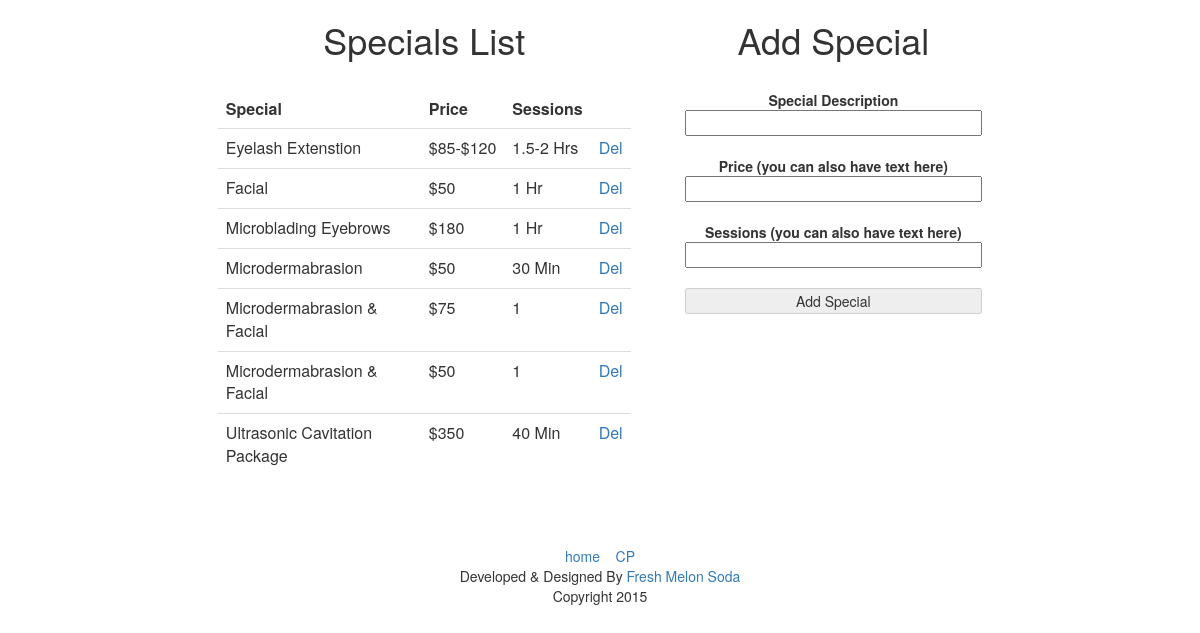
The app's page /admin/specials.php (signed in) with its own data.
### tables this page shows
CREATE TABLE `special` (
  `special` varchar(500) NOT NULL
);

CREATE TABLE `specialprice` (
  `special` varchar(500) DEFAULT NULL,
  `price` varchar(1000) DEFAULT NULL,
  `sessions` varchar(1000) DEFAULT NULL
);

### admin/specials.php (the view, shortened to what this page needs)
<?php session_start();
	if (isset($_SESSION['name']) && !empty($_SESSION['password'])) {
?>
<!DOCTYPE html PUBLIC "-//W3C//DTD XHTML 1.0 Transitional//EN" "http://www.w3.org/TR/xhtml1/DTD/xhtml1-transitional.dtd">
<html xmlns="http://www.w3.org/1999/xhtml">
<head>
<link href="../src/custom/css/common.css" rel="stylesheet" type="text/css" media="all">
    <link rel="stylesheet" type="text/css" href="../src/library/bootstrap/css/bootstrap.min.css"/>
    <link rel="stylesheet" type="text/css" href="../src/library/bootstrap/css/bootstrap-theme.css"/>
</head>
<body>
	<div id="main" style="text-align:center; width:80%; ">
           <div id="left_col">
                <h1>Specials List</h1><br/>
                <?php
                    $conn2 = connectdb();
                    $query2 = "select S.special AS description, SP.price, SP.sessions
								from special S INNER JOIN specialprice SP
								ON S.special = SP.special
								ORDER BY S.special";
                    $result2 = mysqli_query($conn2, $query2) or die(mysqli_error($conn2));
                    echo '
                    <table class="table" align="center">
                        <thead>
                            <tr>
                                <td><b>Special</b></td>
                                <td><b>Price</b></td>
                                <td><b>Sessions</b></td>
                                <td></td>
                            </tr>
                        </thead>
                        <tbody>';
                    while($row = $result2->fetch_assoc()){
                        echo '<tr><td>'.$row['description'].'</td>
                                  <td>' . $row['price']	. '</td>
                                  <td>'. $row['sessions'] . '</td>
                                  <td><a href="specials_del.php?d=' . $row['description']
								  . '&p='.$row['price']
								  . '&pp='.$row['sessions'].'">Del</a></td>
						     </tr>';
                    }
                    echo '</tbody>
                    </table>';
				?>
        </div>
		<div id="right_col">
               <h1>Add Special</h1><br/>
               <form action='specials.php?action=add&title=photo'
               name='create_album' method='post' enctype="multipart/form-data">
                    <b>Special Description</b><br/>
                    <input type="text" name="description" style="width:100%"  onkeyup="checkEnableSubmit(document.create_album.description.value, document.create_album.price.value, document.create_album.sessions.value)"/><br/><br/>
                    <b>Price (you can also have text here)</b><br/>
                    <input type="text" name="price" style="width:100%" onkeyup="checkEnableSubmit(document.create_album.description.value, document.create_album.price.value, document.create_album.sessions.value)"></textarea><br/><br/>
                    <b>Sessions (you can also have text here)</b><br/>
                    <input type="text" name="sessions" style="width:100%" onkeyup="checkEnableSubmit(document.create_album.description.value, document.create_album.price.value, document.create_album.sessions.value)"></textarea><br/><br/>
                       <center><input type="submit" value="Add Special" style="width:100%"
                    id="submit" disabled="disabled" /></center>
                </form>
           </div>
       </div>
       <?php include('../common/footer.php'); ?>
</body>
</html>
<?php
		} elseif($_SESSION['name'] != "" &&  $_SESSION['password'] != "") {
			displayMessage("You Do Not Have Sufficient Priviledges To Access This Page", "", "");
		} else {
			redirectTo("../admin/gateway.php");
		} ?>

### src/custom/css/common.css (style rules this page uses)
#left_col { position:relative; display:inline-block; min-width:31%; max-width:43%; overflow:hidden; vertical-align: top; margin-bottom:50px; margin-right:50px; }
#right_col { position:relative; display:inline-block; min-width:31%; overflow:hidden; vertical-align: top; margin-bottom:50px; }
#main { margin:auto auto; width:100%; }

### records on screen
special: special "Eyelash Extenstion", specialprice.price "$85-$120", specialprice.sessions "1.5-2 Hrs"
special: special "Facial", specialprice.price "$50", specialprice.sessions "1 Hr"
special: special "Microblading Eyebrows", specialprice.price "$180", specialprice.sessions "1 Hr"
special: special "Microdermabrasion", specialprice.price "$50", specialprice.sessions "30 Min"
special: special "Microdermabrasion & Facial", specialprice.price "$75", specialprice.sessions "1", specialprice.price "$50"
special: special "Ultrasonic Cavitation Package", specialprice.price "$350", specialprice.sessions "40 Min"
